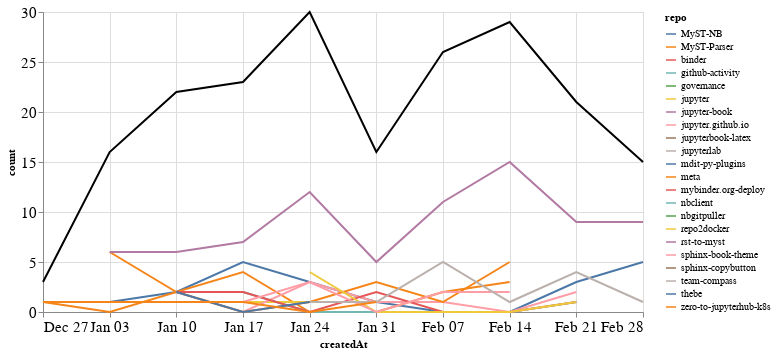

The cell this chart's notebook holds for it:
### Markdown cell above
### Comments

### Code cell
comments_time = comments.groupby('repo').resample('W', on='createdAt').count()['author'].reset_index()
comments_time = comments_time.rename(columns={'author': 'count'})
comments_time_total = comments_time.groupby('createdAt').agg({"count": "sum"}).reset_index()
ch1 = alt.Chart(comments_time, width=600).mark_line().encode(
    x='createdAt',
    y='count',
    color='repo',
    tooltip="repo"
)

ch2 = alt.Chart(comments_time_total, width=600).mark_line(color="black").encode(
    x='createdAt',
    y='count',
)

ch1 + ch2

### Figure 1 — Vega-Lite specification as saved in the notebook (floating-point values rounded to 4 significant figures)
{"config": {"axisLeft": {"labelFontSize": 15}, "axisBottom": {"labelFontSize": 15}}, "layer": [{"data": {"name": "data-5ee763500490dcf0d63fc1024fd9b327"}, "mark": "line", "encoding": {"color": {"type": "nominal", "field": "repo"}, "tooltip": {"type": "nominal", "field": "repo"}, "x": {"type": "temporal", "field": "createdAt"}, "y": {"type": "quantitative", "field": "count"}}, "width": 600}, {"data": {"name": "data-927f07bdb91cf4094b311e7d22f1de4b"}, "mark": {"type": "line", "color": "black"}, "encoding": {"x": {"type": "temporal", "field": "createdAt"}, "y": {"type": "quantitative", "field": "count"}}, "width": 600}], "$schema": "https://vega.github.io/schema/vega-lite/v4.8.1.json", "datasets": {"data-5ee763500490dcf0d63fc1024fd9b327": [{"repo": "MyST-NB", "createdAt": "2021-01-03T00:00:00", "count": 1}, {"repo": "MyST-NB", "createdAt": "2021-01-10T00:00:00", "count": 2}, {"repo": "MyST-NB", "createdAt": "2021-01-17T00:00:00", "count": 5}, {"repo": "MyST-NB", "createdAt": "2021-01-24T00:00:00", "count": 3}, {"repo": "MyST-NB", "createdAt": "2021-01-31T00:00:00", "count": 1}, {"repo": "MyST-NB", "createdAt": "2021-02-07T00:00:00", "count": 0}, {"repo": "MyST-NB", "createdAt": "2021-02-14T00:00:00", "count": 0}, {"repo": "MyST-NB", "createdAt": "2021-02-21T00:00:00", "count": 3}, {"repo": "MyST-NB", "createdAt": "2021-02-28T00:00:00", "count": 5}, {"repo": "MyST-Parser", "createdAt": "2021-01-03T00:00:00", "count": 6}, {"repo": "MyST-Parser", "createdAt": "2021-01-10T00:00:00", "count": 2}, {"repo": "MyST-Parser", "createdAt": "2021-01-17T00:00:00", "count": 4}, {"repo": "MyST-Parser", "createdAt": "2021-01-24T00:00:00", "count": 0}, {"repo": "MyST-Parser", "createdAt": "2021-01-31T00:00:00", "count": 0}, {"repo": "MyST-Parser", "createdAt": "2021-02-07T00:00:00", "count": 2}, {"repo": "MyST-Parser", "createdAt": "2021-02-14T00:00:00", "count": 3}, {"repo": "binder", "createdAt": "2021-01-31T00:00:00", "count": 1}, {"repo": "github-activity", "createdAt": "2021-01-17T00:00:00", "count": 2}, {"repo": "github-activity", "createdAt": "2021-01-24T00:00:00", "count": 0}, {"repo": "github-activity", "createdAt": "2021-01-31T00:00:00", "count": 0}, {"repo": "github-activity", "createdAt": "2021-02-07T00:00:00", "count": 0}, {"repo": "github-activity", "createdAt": "2021-02-14T00:00:00", "count": 0}, {"repo": "github-activity", "createdAt": "2021-02-21T00:00:00", "count": 1}, {"repo": "governance", "createdAt": "2021-01-24T00:00:00", "count": 1}, {"repo": "jupyter", "createdAt": "2021-01-17T00:00:00", "count": 1}, {"repo": "jupyter", "createdAt": "2021-01-24T00:00:00", "count": 1}, {"repo": "jupyter", "createdAt": "2021-01-31T00:00:00", "count": 1}, {"repo": "jupyter-book", "createdAt": "2021-01-03T00:00:00", "count": 6}, {"repo": "jupyter-book", "createdAt": "2021-01-10T00:00:00", "count": 6}, {"repo": "jupyter-book", "createdAt": "2021-01-17T00:00:00", "count": 7}, {"repo": "jupyter-book", "createdAt": "2021-01-24T00:00:00", "count": 12}, {"repo": "jupyter-book", "createdAt": "2021-01-31T00:00:00", "count": 5}, {"repo": "jupyter-book", "createdAt": "2021-02-07T00:00:00", "count": 11}, {"repo": "jupyter-book", "createdAt": "2021-02-14T00:00:00", "count": 15}, {"repo": "jupyter-book", "createdAt": "2021-02-21T00:00:00", "count": 9}, {"repo": "jupyter-book", "createdAt": "2021-02-28T00:00:00", "count": 9}, {"repo": "jupyter.github.io", "createdAt": "2021-01-10T00:00:00", "count": 2}, {"repo": "jupyter.github.io", "createdAt": "2021-01-17T00:00:00", "count": 0}, {"repo": "jupyter.github.io", "createdAt": "2021-01-24T00:00:00", "count": 3}, {"repo": "jupyter.github.io", "createdAt": "2021-01-31T00:00:00", "count": 1}, {"repo": "jupyter.github.io", "createdAt": "2021-02-07T00:00:00", "count": 1}, {"repo": "jupyter.github.io", "createdAt": "2021-02-14T00:00:00", "count": 0}, {"repo": "jupyter.github.io", "createdAt": "2021-02-21T00:00:00", "count": 2}, {"repo": "jupyterbook-latex", "createdAt": "2021-02-07T00:00:00", "count": 2}, {"repo": "jupyterlab", "createdAt": "2021-02-07T00:00:00", "count": 1}, {"repo": "mdit-py-plugins", "createdAt": "2021-02-07T00:00:00", "count": 1}, {"repo": "meta", "createdAt": "2020-12-27T00:00:00", "count": 1}, {"repo": "meta", "createdAt": "2021-01-03T00:00:00", "count": 0}, {"repo": "meta", "createdAt": "2021-01-10T00:00:00", "count": 2}, {"repo": "meta", "createdAt": "2021-01-17T00:00:00", "count": 0}, {"repo": "meta", "createdAt": "2021-01-24T00:00:00", "count": 1}, {"repo": "meta", "createdAt": "2021-01-31T00:00:00", "count": 3}, {"repo": "meta", "createdAt": "2021-02-07T00:00:00", "count": 1}, {"repo": "meta", "createdAt": "2021-02-14T00:00:00", "count": 5}, {"repo": "mybinder.org-deploy", "createdAt": "2021-01-10T00:00:00", "count": 2}, {"repo": "mybinder.org-deploy", "createdAt": "2021-01-17T00:00:00", "count": 2}, {"repo": "mybinder.org-deploy", "createdAt": "2021-01-24T00:00:00", "count": 0}, {"repo": "mybinder.org-deploy", "createdAt": "2021-01-31T00:00:00", "count": 2}, {"repo": "mybinder.org-deploy", "createdAt": "2021-02-07T00:00:00", "count": 0}, {"repo": "mybinder.org-deploy", "createdAt": "2021-02-14T00:00:00", "count": 0}, {"repo": "mybinder.org-deploy", "createdAt": "2021-02-21T00:00:00", "count": 1}, {"repo": "nbclient", "createdAt": "2021-02-14T00:00:00", "count": 3}, {"repo": "nbgitpuller", "createdAt": "2021-01-10T00:00:00", "count": 2}, {"repo": "repo2docker", "createdAt": "2021-01-24T00:00:00", "count": 4}, {"repo": "repo2docker", "createdAt": "2021-01-31T00:00:00", "count": 0}, {"repo": "repo2docker", "createdAt": "2021-02-07T00:00:00", "count": 0}, {"repo": "repo2docker", "createdAt": "2021-02-14T00:00:00", "count": 0}, {"repo": "repo2docker", "createdAt": "2021-02-21T00:00:00", "count": 1}, {"repo": "rst-to-myst", "createdAt": "2021-01-03T00:00:00", "count": 1}, {"repo": "sphinx-book-theme", "createdAt": "2021-01-10T00:00:00", "count": 1}, {"repo": "sphinx-book-theme", "createdAt": "2021-01-17T00:00:00", "count": 1}, {"repo": "sphinx-book-theme", "createdAt": "2021-01-24T00:00:00", "count": 3}, {"repo": "sphinx-book-theme", "createdAt": "2021-01-31T00:00:00", "count": 0}, {"repo": "sphinx-book-theme", "createdAt": "2021-02-07T00:00:00", "count": 2}, {"repo": "sphinx-book-theme", "createdAt": "2021-02-14T00:00:00", "count": 2}, {"repo": "sphinx-copybutton", "createdAt": "2020-12-27T00:00:00", "count": 1}, {"repo": "sphinx-copybutton", "createdAt": "2021-01-03T00:00:00", "count": 1}, {"repo": "team-compass", "createdAt": "2021-01-24T00:00:00", "count": 1}, {"repo": "team-compass", "createdAt": "2021-01-31T00:00:00", "count": 1}, {"repo": "team-compass", "createdAt": "2021-02-07T00:00:00", "count": 5}, {"repo": "team-compass", "createdAt": "2021-02-14T00:00:00", "count": 1}, {"repo": "team-compass", "createdAt": "2021-02-21T00:00:00", "count": 4}, {"repo": "team-compass", "createdAt": "2021-02-28T00:00:00", "count": 1}, {"repo": "thebe", "createdAt": "2021-01-10T00:00:00", "count": 2}, {"repo": "thebe", "createdAt": "2021-01-17T00:00:00", "count": 0}, {"repo": "thebe", "createdAt": "2021-01-24T00:00:00", "count": 1}, {"repo": "zero-to-jupyterhub-k8s", "createdAt": "2020-12-27T00:00:00", "count": 1}, {"repo": "zero-to-jupyterhub-k8s", "createdAt": "2021-01-03T00:00:00", "count": 1}, {"repo": "zero-to-jupyterhub-k8s", "createdAt": "2021-01-10T00:00:00", "count": 1}, {"repo": "zero-to-jupyterhub-k8s", "createdAt": "2021-01-17T00:00:00", "count": 1}, {"repo": "zero-to-jupyterhub-k8s", "createdAt": "2021-01-24T00:00:00", "count": 0}, {"repo": "zero-to-jupyterhub-k8s", "createdAt": "2021-01-31T00:00:00", "count": 1}], "data-927f07bdb91cf4094b311e7d22f1de4b": [{"createdAt": "2020-12-27T00:00:00", "count": 3}, {"createdAt": "2021-01-03T00:00:00", "count": 16}, {"createdAt": "2021-01-10T00:00:00", "count": 22}, {"createdAt": "2021-01-17T00:00:00", "count": 23}, {"createdAt": "2021-01-24T00:00:00", "count": 30}, {"createdAt": "2021-01-31T00:00:00", "count": 16}, {"createdAt": "2021-02-07T00:00:00", "count": 26}, {"createdAt": "2021-02-14T00:00:00", "count": 29}, {"createdAt": "2021-02-21T00:00:00", "count": 21}, {"createdAt": "2021-02-28T00:00:00", "count": 15}]}}
